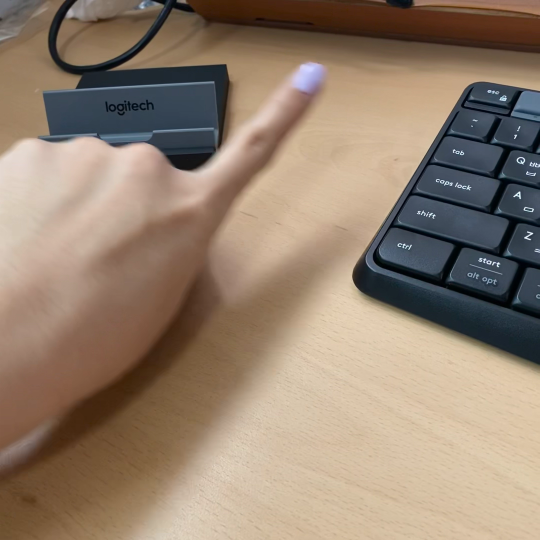
#> input picture frame 15 of chapC/images/fingermoving.mp4, 1080 x 1080 px, given in place of ball.wmv, which was not available (shown at 1/2 size)
$ python 05mean_camshift.py
#> lines starting #> are read from the running program, lines starting #| are printed output that depends on the picture; after the words box and inside, x2 and y2 are one past the last pixel; in counts of white or black regions, pixels touching at a corner belong together
import numpy as np, cv2

# python으로 배우는 OpenCV 프로그래밍

cap = cv2.VideoCapture('images/ball.wmv')
if (not cap.isOpened()):
     print('Error opening video')

height, width = (int(cap.get(cv2.CAP_PROP_FRAME_HEIGHT)),
                 int(cap.get(cv2.CAP_PROP_FRAME_WIDTH)))

roi_mask   = np.zeros((height, width), dtype=np.uint8)

term_crit = (cv2.TERM_CRITERIA_MAX_ITER+cv2.TERM_CRITERIA_EPS, 10, 1)

t = 0
ret, frame = cap.read()
#> frame is the input picture: shape (1080, 1080, 3); mean B, G, R 111, 128.7, 147.7
hsv = cv2.cvtColor(frame, cv2.COLOR_BGR2HSV)
#> hsv: shape (1080, 1080, 3); mean H, S, V 30.3, 86.5, 151.8
mask = cv2.inRange(hsv, (0., 60., 32.), (180., 255., 255.))
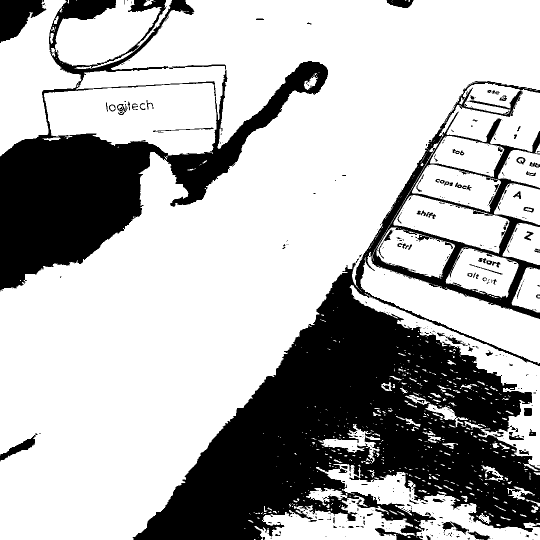
#> mask: shape (1080, 1080) (shown at 1/2 size); 70.2% white; 505 black regions (395 under 20 px), largest, box (x1, y1, x2, y2) and area: (265, 162, 1080, 1080) 233268, (0, 0, 656, 583) 97128, (0, 0, 93, 86) 4859

#> (the run stopped early here; a loop or call above may not have finished)

$ run again, starting later in the video
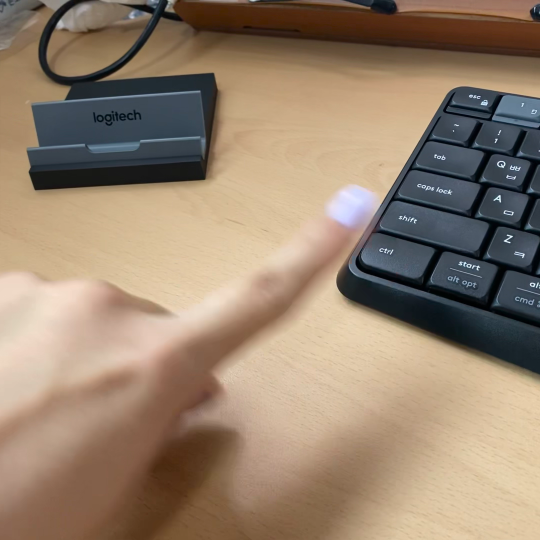
#> input picture frame 71 of chapC/images/fingermoving.mp4, 1080 x 1080 px, given in place of ball.wmv, which was not available (shown at 1/2 size)
#> frame is the input picture: shape (1080, 1080, 3); mean B, G, R 110.1, 129.9, 149.9
#> hsv: shape (1080, 1080, 3); mean H, S, V 32.9, 88, 154.1
#> `mask = cv2.inRange(hsv, (0., 60., 32.), (180., 255., 255.))`:
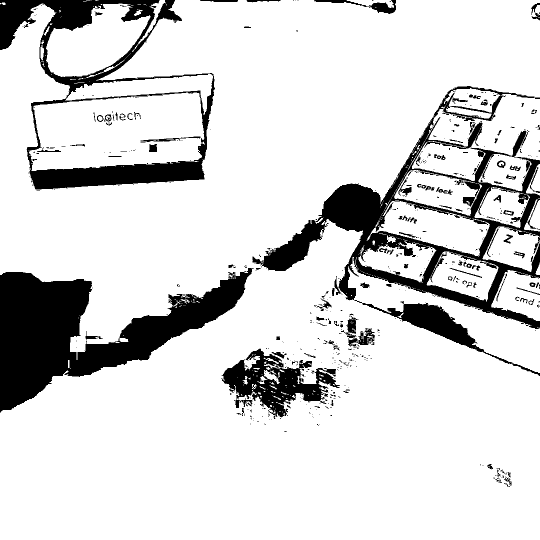
#> mask: shape (1080, 1080) (shown at 1/2 size); 84.9% white; 624 black regions (483 under 20 px), largest, box (x1, y1, x2, y2) and area: (0, 536, 507, 826) 58211, (505, 172, 1080, 658) 48089, (0, 0, 430, 379) 35247

$ run again, starting later in the video
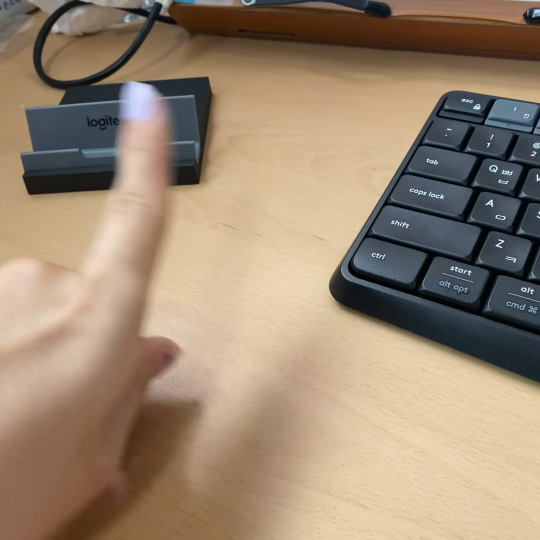
#> input picture frame 127 of chapC/images/fingermoving.mp4, 1080 x 1080 px, given in place of ball.wmv, which was not available (shown at 1/2 size)
#> frame is the input picture: shape (1080, 1080, 3); mean B, G, R 113.3, 135, 154.9
#> hsv: shape (1080, 1080, 3); mean H, S, V 32.8, 87.1, 158.8
#> `mask = cv2.inRange(hsv, (0., 60., 32.), (180., 255., 255.))`:
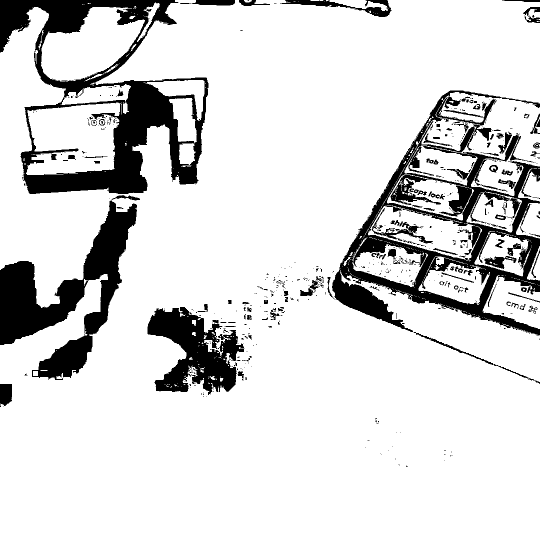
#> mask: shape (1080, 1080) (shown at 1/2 size); 85.3% white; 635 black regions (489 under 20 px), largest, box (x1, y1, x2, y2) and area: (0, 0, 417, 388) 51476, (664, 180, 1080, 671) 48875, (0, 390, 280, 760) 34433
